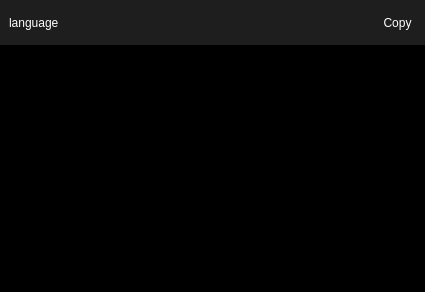
<?xml version="1.0" encoding="UTF-8"?>
<ui version="4.0">
 <class>CodeWidget</class>
 <widget class="QWidget" name="CodeWidget">
  <property name="geometry">
   <rect>
    <x>0</x>
    <y>0</y>
    <width>425</width>
    <height>292</height>
   </rect>
  </property>
  <property name="sizePolicy">
   <sizepolicy hsizetype="Minimum" vsizetype="Minimum">
    <horstretch>0</horstretch>
    <verstretch>0</verstretch>
   </sizepolicy>
  </property>
  <property name="minimumSize">
   <size>
    <width>200</width>
    <height>50</height>
   </size>
  </property>
  <property name="styleSheet">
   <string notr="true">color: rgb(255, 255, 255);</string>
  </property>
  <property name="locale">
   <locale language="English" country="UnitedStates"/>
  </property>
  <layout class="QVBoxLayout" name="verticalLayout">
   <property name="spacing">
    <number>0</number>
   </property>
   <property name="leftMargin">
    <number>0</number>
   </property>
   <property name="topMargin">
    <number>0</number>
   </property>
   <property name="rightMargin">
    <number>0</number>
   </property>
   <property name="bottomMargin">
    <number>0</number>
   </property>
   <item>
    <widget class="QWidget" name="infoWidget" native="true">
     <property name="sizePolicy">
      <sizepolicy hsizetype="Expanding" vsizetype="Fixed">
       <horstretch>0</horstretch>
       <verstretch>0</verstretch>
      </sizepolicy>
     </property>
     <property name="minimumSize">
      <size>
       <width>0</width>
       <height>45</height>
      </size>
     </property>
     <property name="styleSheet">
      <string notr="true">QWidget 
{
	background-color: rgb(30, 30, 30);
	border-bottom-left-radius: 0%;
	border-bottom-right-radius: 0%;
}
</string>
     </property>
     <layout class="QHBoxLayout" name="horizontalLayout_2">
      <item>
       <widget class="QLabel" name="languageLabel">
        <property name="text">
         <string notr="true">language</string>
        </property>
       </widget>
      </item>
      <item>
       <spacer name="horizontalSpacer">
        <property name="orientation">
         <enum>Qt::Horizontal</enum>
        </property>
        <property name="sizeHint" stdset="0">
         <size>
          <width>40</width>
          <height>20</height>
         </size>
        </property>
       </spacer>
      </item>
      <item>
       <widget class="QToolButton" name="copyButton">
        <property name="sizePolicy">
         <sizepolicy hsizetype="Fixed" vsizetype="Preferred">
          <horstretch>0</horstretch>
          <verstretch>0</verstretch>
         </sizepolicy>
        </property>
        <property name="text">
         <string>Copy</string>
        </property>
        <property name="icon">
         <iconset theme="edit-copy">
          <normaloff>.</normaloff>.</iconset>
        </property>
        <property name="iconSize">
         <size>
          <width>24</width>
          <height>24</height>
         </size>
        </property>
        <property name="toolButtonStyle">
         <enum>Qt::ToolButtonTextBesideIcon</enum>
        </property>
        <property name="autoRaise">
         <bool>true</bool>
        </property>
       </widget>
      </item>
     </layout>
    </widget>
   </item>
   <item>
    <widget class="QTextBrowser" name="codeBrowser">
     <property name="sizePolicy">
      <sizepolicy hsizetype="Minimum" vsizetype="Minimum">
       <horstretch>0</horstretch>
       <verstretch>0</verstretch>
      </sizepolicy>
     </property>
     <property name="styleSheet">
      <string notr="true">background-color: rgb(0, 0, 0);
padding-left:10px;
padding-right:10px;
padding-top:10px;
padding-bottom:10px;
border-top-left-radius: 0%;
border-top-right-radius: 0%;</string>
     </property>
     <property name="frameShape">
      <enum>QFrame::NoFrame</enum>
     </property>
     <property name="verticalScrollBarPolicy">
      <enum>Qt::ScrollBarAlwaysOff</enum>
     </property>
     <property name="textInteractionFlags">
      <set>Qt::TextSelectableByMouse</set>
     </property>
     <property name="openLinks">
      <bool>false</bool>
     </property>
    </widget>
   </item>
  </layout>
 </widget>
 <resources/>
 <connections/>
</ui>
